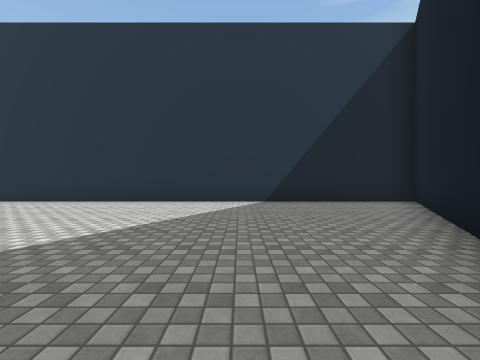
View 1 (above)

16 first-person views from a walk through a scene from a Unity 3-D project. The camera is 1.2 m above the floor, looks level and sees 90° across. The floor is counted in squares, 2 m on a side. Each view is taken from the middle of a square. On the plan, view 1 faces up. The plan holds only what a view shows up to about 9 squares ahead; the rest is blank. The place goes on beyond the plan. The player is left out. Some surface patterns are stand-ins.

View 2
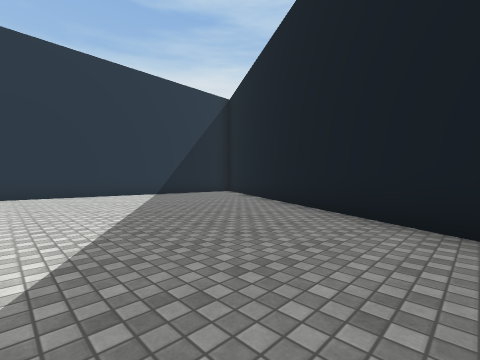

View 3
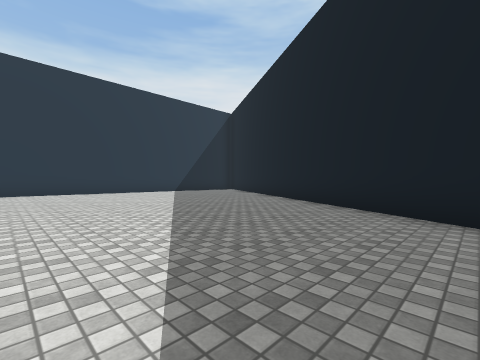

View 4
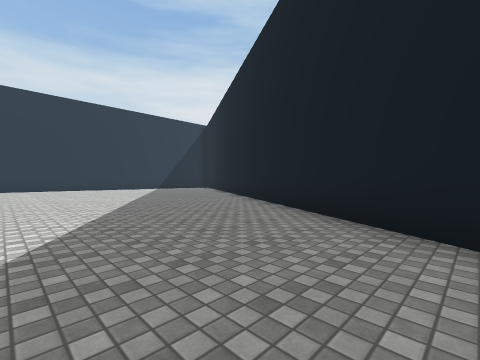

View 5
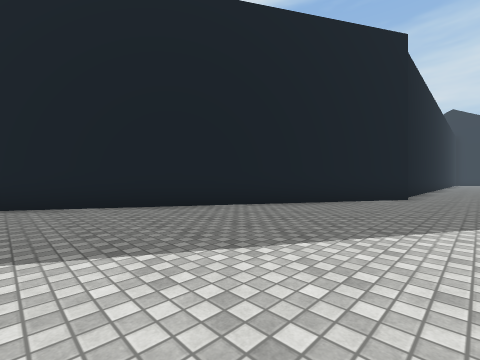

View 6
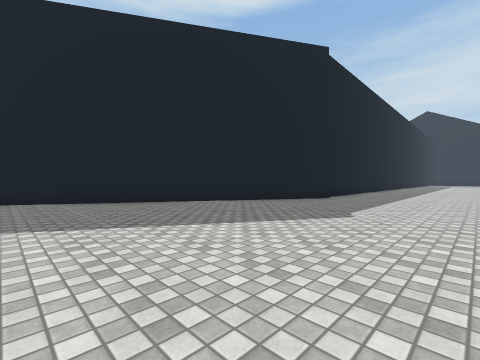

View 7
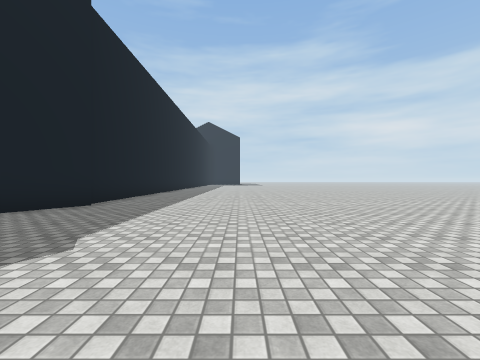

View 8
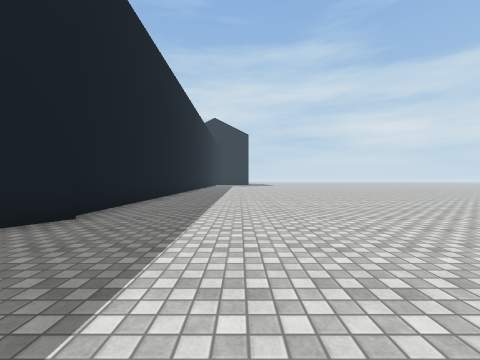

View 9
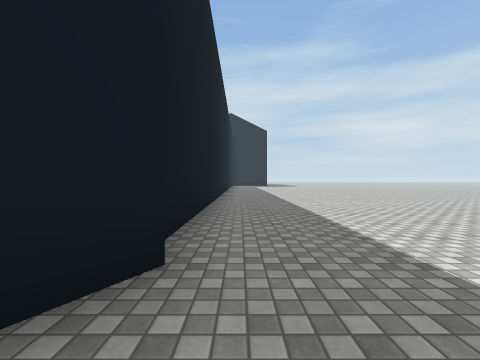

View 10
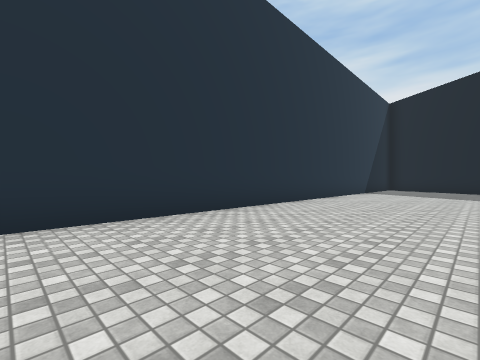

View 11
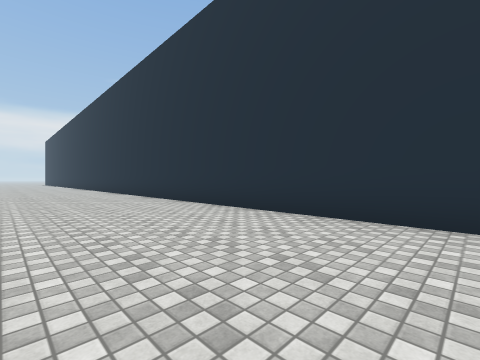

View 12
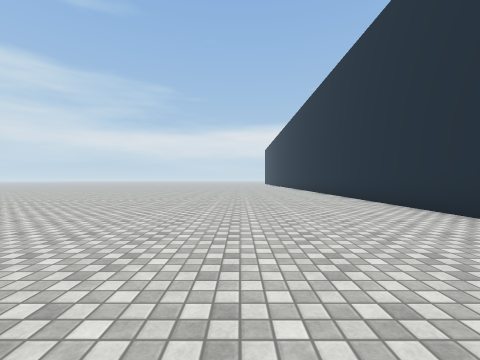

View 13
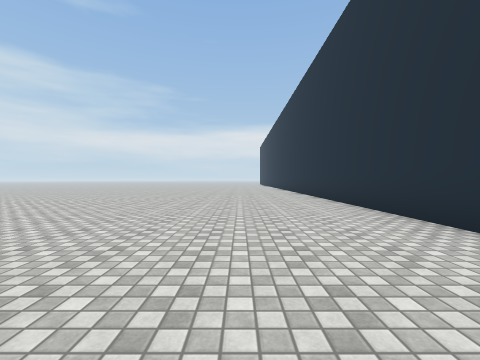

View 14
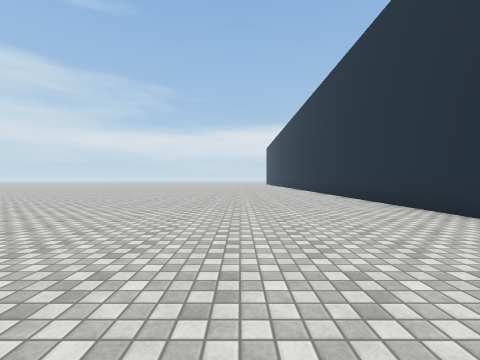

View 15
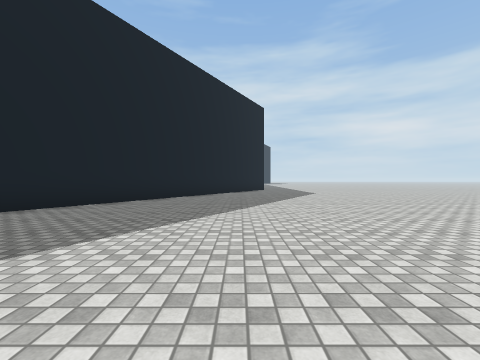

View 16
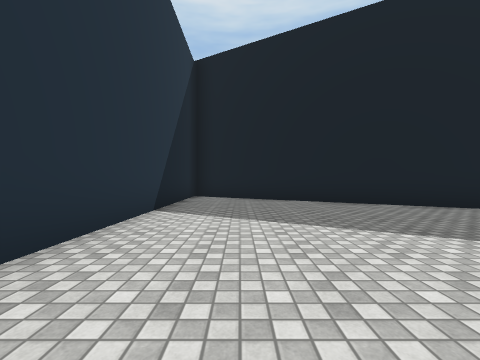

### Floor plan
Points are (right, up) in squares from view 1. A wall is a line through its corners. A room is listed if a view was taken in it or the views show most of it. See-through windows are left out.
Room 1 (views 1, 2, 3, 4, 5, 6, 7, 8, 9, 10, 11, 12, 13, 14, 15, 16)
walls: (-7.5, -14.8) (4.9, 6.7) (-19.5, 6.7); (-7.3, -19.5) (-7.3, -15)

Where each view was taken, in squares from view 1:
view 1: 0 up, 0 right, facing up
view 2: 3 down, 4 left, facing up-right
view 3: 5 down, 6 left, facing up-right
view 4: 9 down, 7 left, facing up-right
view 5: 6 down, 9 left, facing down-right
view 6: 7 down, 11 left, facing down-right
view 7: 9 down, 11 left, facing down
view 8: 11 down, 10 left, facing down
view 9: 13 down, 8 left, facing down
view 10: 3 up, 11 left, facing up-right
view 11: 3 up, 9 left, facing up-left
view 12: 3 up, 9 left, facing left
view 13: 4 up, 12 left, facing left
view 14: 3 up, 11 left, facing left
view 15: 0 up, 6 left, facing down
view 16: 5 up, 4 left, facing right
